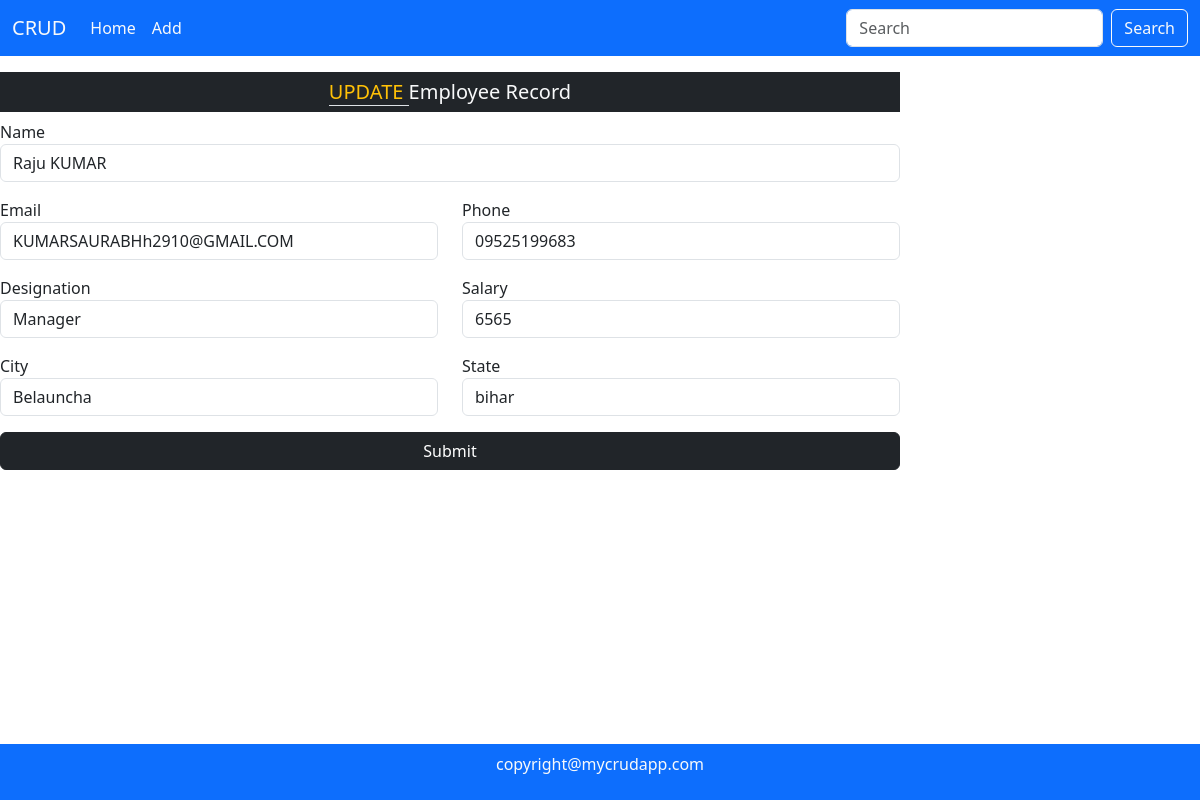
/edit/3/, run on an earlier commit of the app's database.
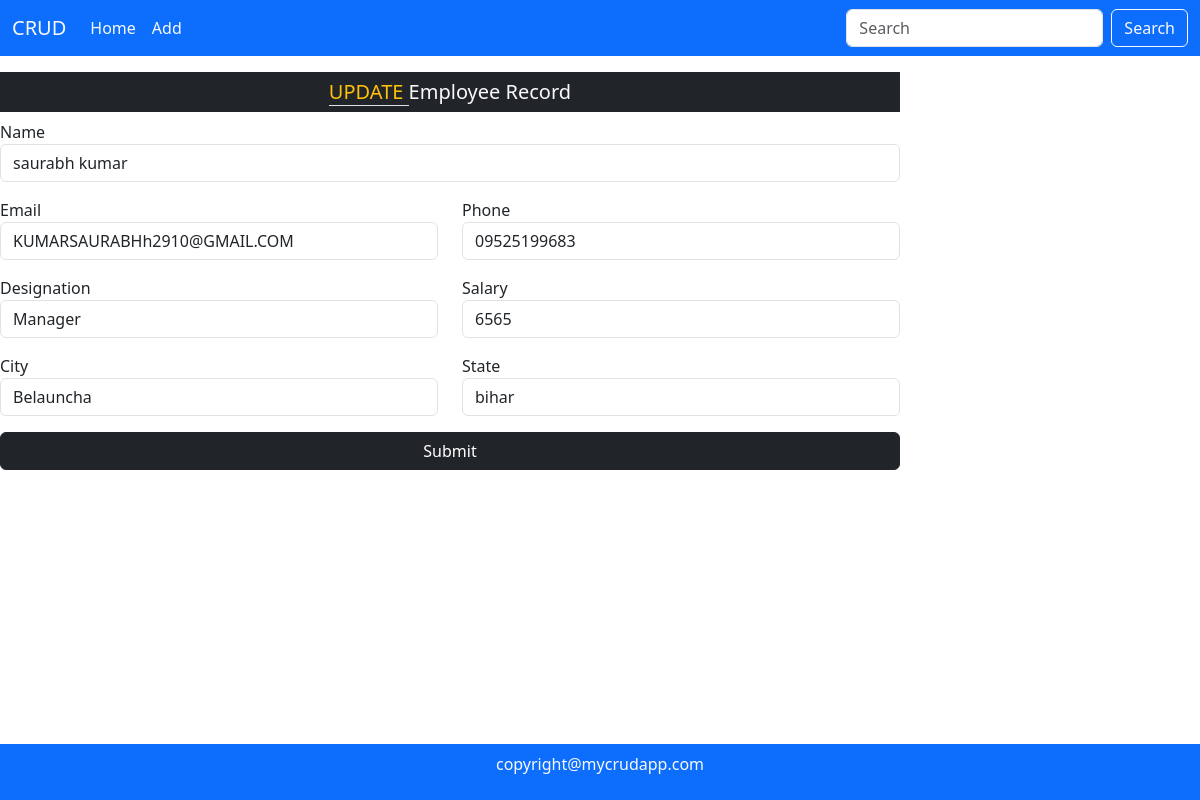
And on a later commit of the database.
### mainApp/models.py (models this page shows, shortened)
class Employee(models.Model):
    id=models.AutoField(primary_key=True)
    name=models.CharField(max_length=50)
    email=models.EmailField(max_length=50)
    phone=models.CharField(max_length=11)
    dsg=models.CharField(max_length=50)
    salary=models.IntegerField()
    city=models.CharField(max_length=50, null=True,blank=True,default="")
    state = models.CharField(max_length=50,null=False, blank=True,default="")

### mainApp/views.py (the view, shortened to what this page needs)
# urls.py: path('edit/<int:id>/',views.editrecord),
def editrecord(Request,id):
    try:
        data = Employee.objects.get(id=id)
        return render(Request,"edit.html",{'data':data})
    except:
           pass
    return HttpResponseRedirect("/")

### mainApp/templates/edit.html (shortened to what this page needs)
{% extends 'index.html' %}
{% load  static %}
{% block body %}
    <div class="w-75 me-auto mid-section">
        <h5 class="text-center bg-dark text-light p-2"><span class="text-warning border-bottom"> UPDATE </span> Employee Record </h5>
        <form  action="" method="Post">
            <div class="mb-3">
                <label> Name </label>
                <input type="text" name="name" placeholder="Fullname:" class="form-control" value="{{data.name}}">
            </div>
            <div class="row">
                <div class="col-md-6 mb-3">
                     <label>Email</label>
                     <input type="email" name="email" placeholder="Email  Address" class="form-control" value="{{data.email}}">
                </div>
                <div class="col-md-6 mb-3">
                    <label>Phone</label>
                    <input type="number" name="phone" placeholder="Phone number" class="form-control" value="{{data.phone}}">
                </div>
            </div>
            <div class="row">
                <div class="col-md-6 mb-3">
                     <label> Designation </label>
                     <input type="text" name="dsg" placeholder="Designation  Address" class="form-control" value="{{data.dsg}}">
                </div>
                <div class="col-md-6 mb-3">
                    <label> Salary </label>
                    <input type="number" name="salary" placeholder="Salary" class="form-control" value="{{data.salary}}">
                </div>
            </div>
            <div class="row">
                <div class="col-md-6 mb-3">
                     <label> City </label>
                     <input type="text" name="city" placeholder="City name" class="form-control" value="{{data.city}}">
                </div>
                <div class="col-md-6 mb-3">
                    <label> State </label>
                    <input type="text" name="state" placeholder="State Name" class="form-control" value="{{data.state}}">
                </div>
            </div>
            <div class="mb-3">
                <button type="submit" class="btn btn-dark w-100" >Submit</button>
            </div>
        </form>
    </div>
{% endblock %}

### classBasedViewExample/mainApp/templates/index.html (shortened to what this page needs)
{% load static %}
<!DOCTYPE html>
<html lang="en">
<head>
     <link rel="stylesheet" href="{% static 'style.css' %}">
     <link href="https://cdn.jsdelivr.net/npm/bootstrap@5.3.1/dist/css/bootstrap.min.css" rel="stylesheet"
>
</head>
<body>
     <nav class="navbar navbar-expand-lg bg-primary">
          <div class="container-fluid">
               <a class="navbar-brand text-light" href="{% url 'home' %}">CRUD</a>
               <div class="collapse navbar-collapse" id="navbarSupportedContent">
                    <ul class="navbar-nav me-auto mb-2 mb-lg-0">
                         <li class="nav-item">
                              <a class="nav-link text-light active" aria-current="page" href="{% url 'home' %}">Home</a>
                         </li>
                         <li class="nav-item">
                              <a class="nav-link text-light" href="{% url 'add' %}">Add</a>
                         </li>
                    </ul>
                    <form class="d-flex" role="search" action="{% url 'search' %}" method="post">
                         <input class="form-control me-2" type="search" name="search" placeholder="Search" aria-label="Search">
                         <button class="btn btn-outline-light" type="submit">Search</button>
                    </form>
               </div>
          </div>
     </nav>
     {% block body %}{% endblock %}
     <footer class="bg-primary text-center text-light p-2 fixed-bottom">
          <p>copyright@mycrudapp.com</p>
     </footer>
</body>
</html>

### classBasedViewExample/mainApp/static/style.css (style rules this page uses)
.mid-section { height: 600px; position: relative; overflow: auto; }

What changed in the data, as far as the page shows it:
changed Employee "KUMARSAURABHh2910@GMAIL.COM": name "Raju KUMAR" → "saurabh kumar"
